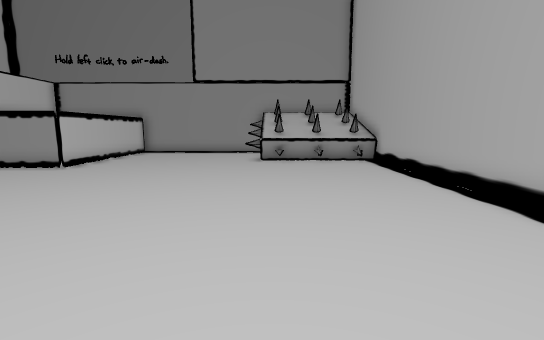
[1] (above)

12 first-person views from a walk through a scene from a Unity 3-D project. The camera is 1.4 m above the floor, tilts 8° down and sees 85° across. The floor is counted in squares, 1 m on a side. Each view is taken from the middle of a square. On the plan, view 1 faces up. The plan holds only what a view shows up to about 14 squares ahead; the rest is blank. The place goes on beyond the plan. The player is left out.

[2]
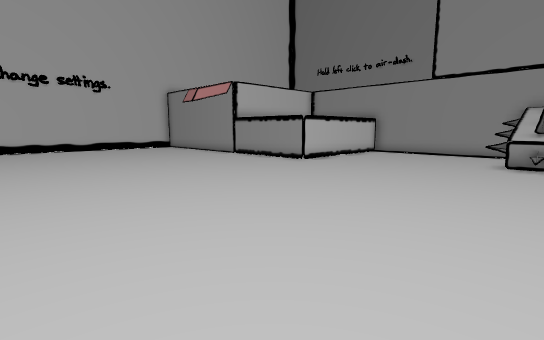

[3]
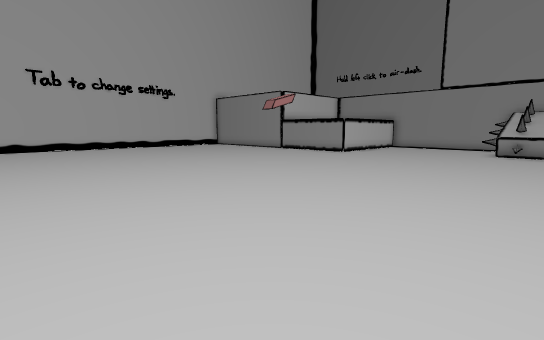

[4]
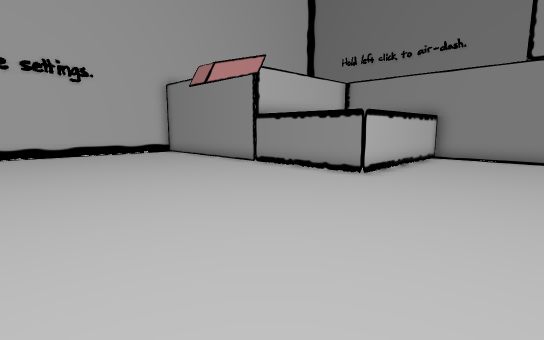

[5]
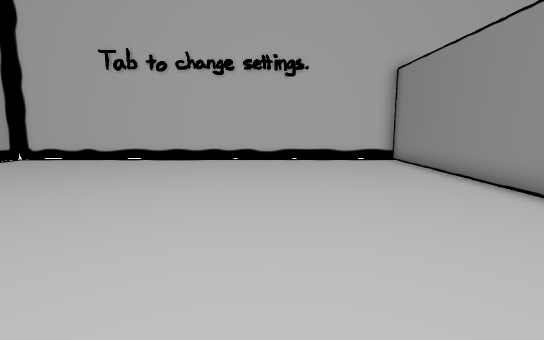

[6]
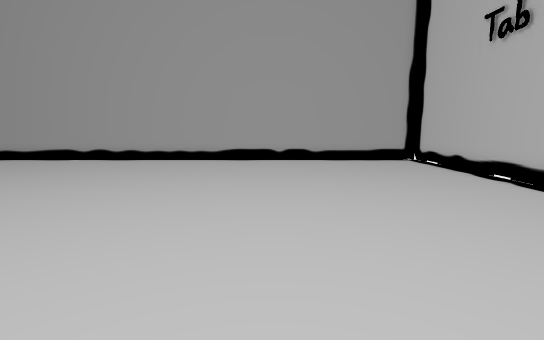

[7]
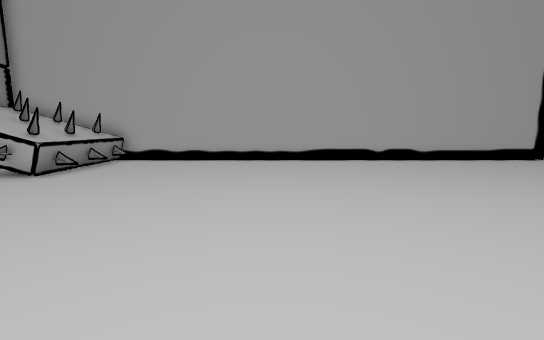

[8]
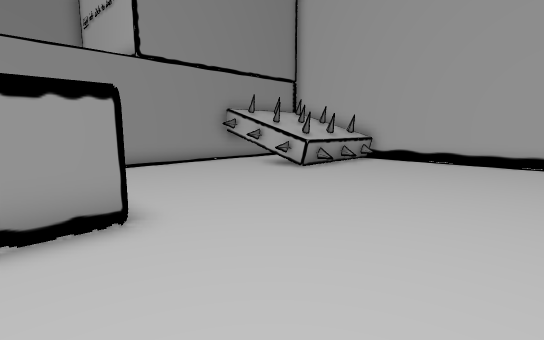

[9]
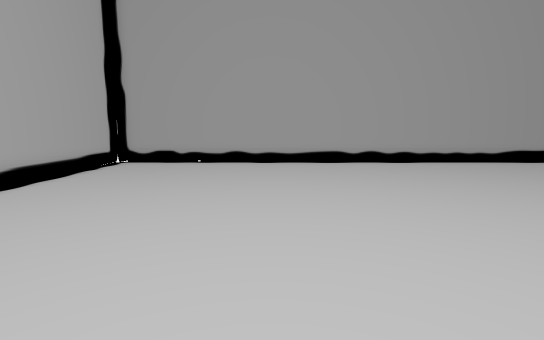

[10]
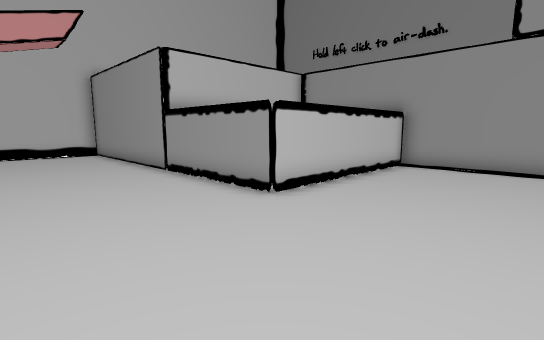

[11]
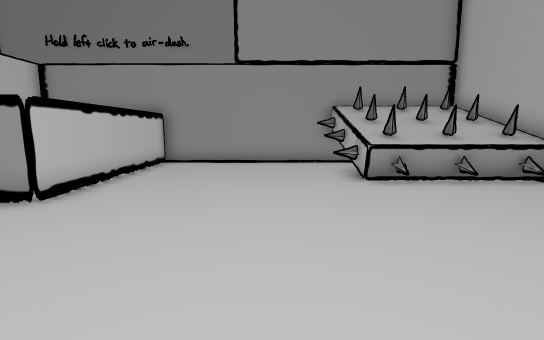

[12]
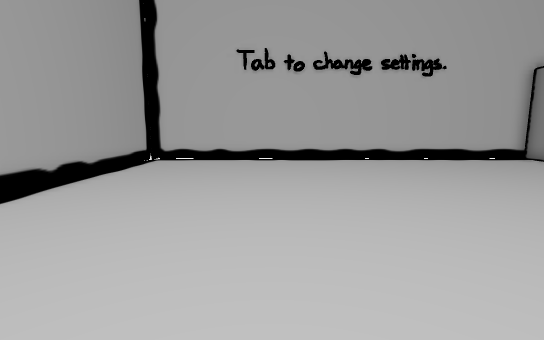

### Floor plan
Points are (right, up) in squares from view 1. A wall is a line through its corners. A room is listed if a view was taken in it or the views show most of it. See-through windows are left out.
Room 1 (views 1, 2, 3, 4, 5, 6, 7, 8, 9, 10, 11, 12)
walls: (-0.5, 13.4) (-0.5, 17.5); (0, 17.5) (-7.5, 17.5) (-7.5, 10.5) (-20.5, 10.5) (-20.5, -6.6); (4.5, -6.7) (4.5, 12.5); (-20.1, -6.5) (4.6, -6.5)
low walls: (1.5, 12.7) (0.5, 12.7); (3.5, 12.7) (2.4, 12.7)
objects: spikes (-1, 14) to (-1, 15); spikes (-1, 17); spikes (0, 13); spikes (2, 13); spikes (4, 13)

Where each view was taken, in squares from view 1:
view 1: 0 up, 0 right, facing up
view 2: 0 up, 1 right, facing up-left
view 3: 5 down, 2 right, facing up-left
view 4: 2 up, 3 left, facing up-left
view 5: 5 up, 7 left, facing left
view 6: 7 up, 14 left, facing down
view 7: 6 up, 9 left, facing right
view 8: 6 up, 9 left, facing up-right
view 9: 6 up, 2 left, facing down
view 10: 6 up, 3 left, facing up-left
view 11: 5 up, 3 left, facing up
view 12: 1 down, 7 left, facing left
